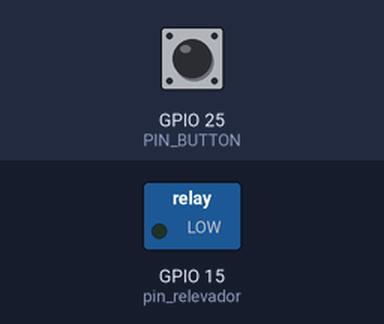
A sketch run on a simulated ESP32. On the bench: switched loads named in the sketch (green lamp = pin HIGH). The test bench sets the inputs (shaded band); at power-on: GPIO 25 (PIN_BUTTON) LOW.

Above: at 1.2 s.
1.3 s: GPIO 25 (PIN_BUTTON) pulsed HIGH 5 times (0.12 s each, 0.3 s apart)
At 2.3 s:
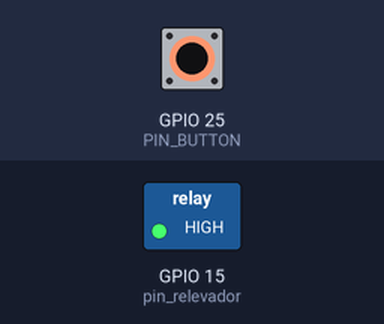
4.3 s: GPIO 25 (PIN_BUTTON) pulled HIGH for 0.15 s
At 5.5 s:
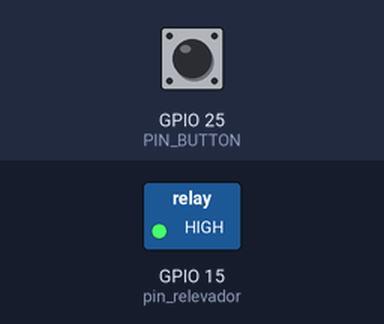
5.9 s: GPIO 25 (PIN_BUTTON) pulled HIGH for 1 s
At 6.9 s:
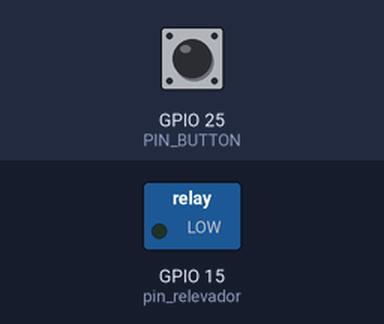
Timing chart, 0 to 8.9 s (numbered marks = the images above; inputs shaded):
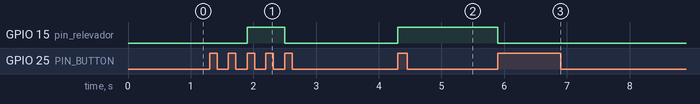

The sketch:

relevador.ino
```cpp
#define pin_relevador 15
#define PIN_BUTTON 25


unsigned long lastDebounceTime = 0;
unsigned long debounceDelay = 300; //delay para debouncing en ms
boolean status_boton = false;

//Al presionar un botón, cambia el color del led
void IRAM_ATTR isr_button(){
  if ((millis() - lastDebounceTime) > debounceDelay){
     if(status_boton){
      digitalWrite(pin_relevador,HIGH);
      }else{
        digitalWrite(pin_relevador,LOW);
        }
     status_boton = !status_boton;


     lastDebounceTime = millis();
  }
}

void setup() {
  // put your setup code here, to run once:

  attachInterrupt(PIN_BUTTON, isr_button, RISING);


  Serial.begin(115200);
  pinMode(pin_relevador,OUTPUT);
  pinMode(PIN_BUTTON,INPUT);

   //Canales LED

}

void loop() {
  // put your main code here, to run repeatedly:


}
```

Measured:
- after the input at 1.3 s, GPIO 15 (pin_relevador): LOW → HIGH after 0.60 s, → LOW 0.60 s later
- after the input at 4.3 s, GPIO 15 (pin_relevador): LOW → HIGH at once
- after the input at 5.9 s, GPIO 15 (pin_relevador): HIGH → LOW at once
